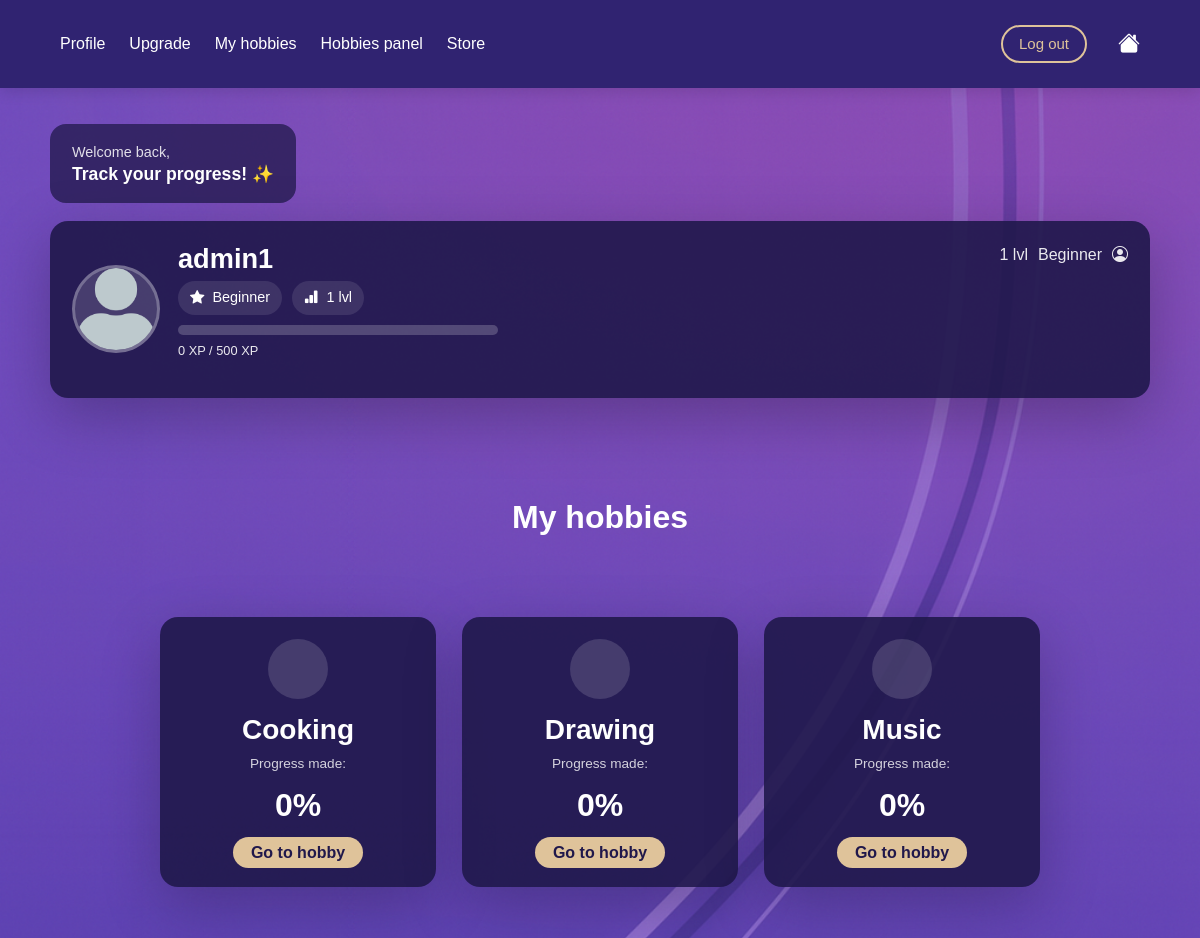
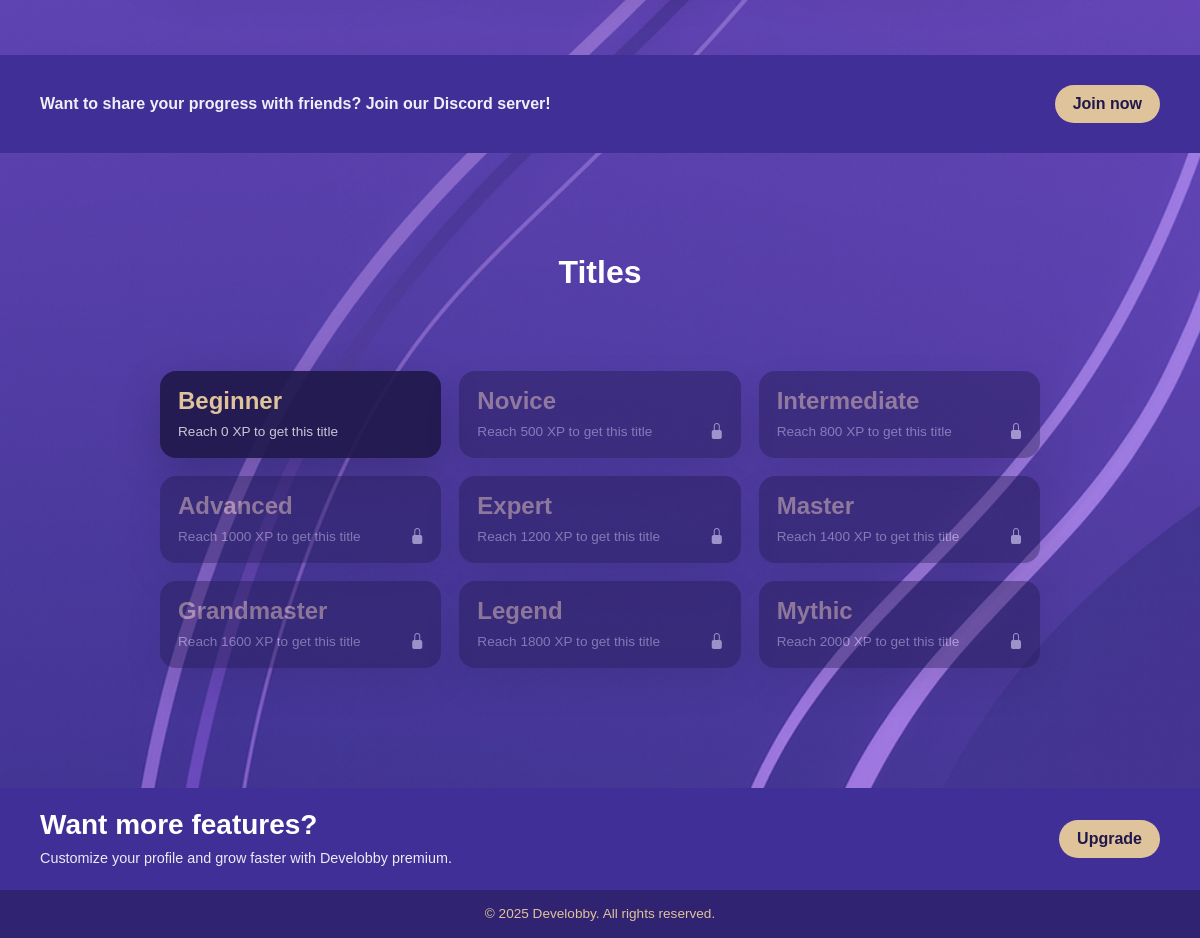
The page /profile/ (signed in) on the database its author committed (2 pictures, top to bottom).
### myapp/models.py (models this page shows, shortened)
class Level(models.Model):
    title = models.CharField(max_length=100, unique=True)
    xp_required = models.PositiveIntegerField()
    class Meta:
        ordering = ['xp_required']

class Hobby(models.Model):
    user = models.ForeignKey(User, on_delete=models.CASCADE, related_name="hobbies")
    detail = models.ForeignKey(HobbyDetail, on_delete=models.CASCADE)

class HobbyDetail(models.Model):
    name = models.CharField(max_length=100, unique=True)
    description = models.TextField()

### myapp/views.py (the view)
# urls.py: path('profile/', views.profile, name='profile'),
@login_required
def profile(request):
    user = request.user
    hobbies = (
        Hobby.objects
        .filter(user=user)
        .select_related("detail")
    )
    HOBBY_ICONS = {
        "Cooking": "fi fi-rr-hat-chef",
        "Drawing": "fi fi-rr-drawer-alt",
        "Coding": "fi fi-rr-square-terminal",
        "Music": "fi fi-rr-music-alt",
        "Fitness": "fi fi-tr-dumbbell-ray",
    }
    for hobby in hobbies:
        hobby.icon = HOBBY_ICONS.get(hobby.detail.name, "fi fi-rr-star")
        challenges = Challenge.objects.filter(hobby_detail=hobby.detail)
        total = challenges.count()
        completed = UserChallenges.objects.filter(
            user=user,
            challenge__in=challenges,
            completed=True
        ).count()
        hobby.progress = int((completed / total) * 100) if total > 0 else 0
    stats, _ = UserStats.objects.get_or_create(user=user)
    current_xp = stats.xp_total
    levels = list(Level.objects.all().order_by("xp_required"))
    current_level = None
    next_level = None
    level_number = 0
    for i, lvl in enumerate(levels):
        if current_xp >= lvl.xp_required:
            current_level = lvl
            level_number = i + 1
            if i + 1 < len(levels):
                next_level = levels[i + 1]
    progress_percent = 100          # domyślnie pełny pasek
    xp_color = "xp-high"             # jeden kolor (złoty)
    if current_level and next_level:
        xp_range = next_level.xp_required - current_level.xp_required
        if xp_range > 0:
            xp_progress = current_xp - current_level.xp_required
            progress_percent = int((xp_progress / xp_range) * 100)
            progress_percent = max(0, min(progress_percent, 100))
        else:
            progress_percent = 100
    return render(request, "myapp/profile.html", {
        "user": user,
        "hobbies": hobbies,
        "current_level": current_level,
        "next_level": next_level,
        "current_xp": current_xp,
        "progress_percent": progress_percent,
        "level_number": level_number,
        "levels": levels,
        "xp_color": xp_color,
    })

### myapp/templates/myapp/profile.html (shortened to what this page needs)
{% extends "myapp/base.html" %}
{% load static %}
{% block extra_css %}
<link rel="stylesheet" href="{% static 'css/profile.css' %}">
{% endblock %}
{% block content %}
<main class="profile-bg">
  <div class="profile-container">
    <div class="welcome-card">
      <p class="welcome-small">Welcome back,</p>
      <h3 class="welcome-title">Track your progress! ✨</h3>
    </div>
    <section class="user-card">
      <div class="user-left">
        <div class="avatar">
          <img src="{% static 'img/avatar.png' %}" alt="User avatar">
        </div>
        <div class="user-info">
          <h2 class="username">{{ request.user.username }}</h2>
          <div class="user-badges">
            {% if current_level %}
              <span class="badge-pill">
                <i class="bi bi-star-fill"></i>
                {{ current_level.title }}
              </span>
              <span class="badge-pill">
                <i class="bi bi-bar-chart-fill"></i>
                {{ level_number }} lvl
              </span>
            {% endif %}
          </div>
          <div class="xp-wrap">
            <div class="xp-bar">
            </div>
            <p class="xp-text">
              {{ current_xp }} XP
              {% if next_level %}
                / {{ next_level.xp_required }} XP
              {% endif %}
            </p>
          </div>
        </div>
      </div>
      <div class="user-right">
        {% if current_level %}
          <div class="top-right-mini">
            <span class="mini-lvl">{{ level_number }} lvl</span>
            <span class="mini-title">{{ current_level.title }}</span>
            <i class="bi bi-person-circle mini-icon"></i>
          </div>
        {% endif %}
      </div>
    </section>
    <h2 class="section-title">My hobbies</h2>
    <section class="hobbies-grid">
      {% for hobby in hobbies %}
        <div class="hobby-card">
          <div class="hobby-icon">
          </div>
          <h3>{{ hobby.detail.name }}</h3>
          <p class="progress-label">Progress made:</p>
          <div class="progress-big">{{ hobby.progress }}%</div>
          <a href="{% url 'hobby_detail' hobby.detail.id %}" class="small-btn">
            Go to hobby
          </a>
        </div>
      {% empty %}
        <p>You have no hobbies yet.</p>
      {% endfor %}
    </section>
    <section class="discord-strip">
      <p>Want to share your progress with friends? Join our Discord server!</p>
      <button class="small-btn">Join now</button>
    </section>
    <h2 class="section-title titles-title">Titles</h2>
    <section class="titles-grid">
      {% for lvl in levels %}
        <div class="title-card {% if current_xp < lvl.xp_required %}locked-title{% endif %}">
          <h4>{{ lvl.title }}</h4>
          <p>Reach {{ lvl.xp_required }} XP to get this title</p>
          {% if current_xp < lvl.xp_required %}
            <i class="bi bi-lock-fill lock-icon"></i>
          {% endif %}
        </div>
      {% endfor %}
    </section>
    <section class="premium-banner">
      <div class="premium-text">
        <h3>Want more features?</h3>
        <p>
          Customize your profile and grow faster with Develobby premium.
        </p>
      </div>
      <a href="{% url 'upgrade' %}" class="small-btn">Upgrade</a>
    </section>
  </div>
</main>
<footer class="main-footer">
  © 2025 Develobby. All rights reserved.
</footer>
{% endblock %}

### myapp/static/css/style.css (style rules this page uses)
:root { --dark-purple: #302371; --purple: #543EA7; --beige: #DFC39A; --violet: #704ABC; --pink-violet: #9753CC; --light-violet: #B4A2E7; --white: #ffffff; }
* { box-sizing: border-box; margin: 0; padding: 0; font-family: 'Arial', sans-serif; }
body { margin: 0; background: #704ABC; color: var(--white); }
section { padding: 80px 10%; }
.main-footer { background-color: #302371; color: #DFC39A; text-align: center; padding: 18px 12px; font-size: 0.9rem; font-weight: 500; }

### rows shown on the page
Level: title "Beginner", xp_required "0"
Level: xp_required "500", title "Novice"
Hobby: detail.name "Cooking", progress "0"
Hobby: detail.name "Drawing", progress "0"
Hobby: detail.name "Music", progress "0"
Level: title "Intermediate", xp_required "800"
Level: title "Advanced", xp_required "1000"
Level: title "Expert", xp_required "1200"
Level: title "Master", xp_required "1400"
Level: title "Grandmaster", xp_required "1600"
Level: title "Legend", xp_required "1800"
Level: title "Mythic", xp_required "2000"

### other values the page prints
{{ request.user.username }} "admin1"
{{ level_number }} "1"
{{ current_xp }} "0"
